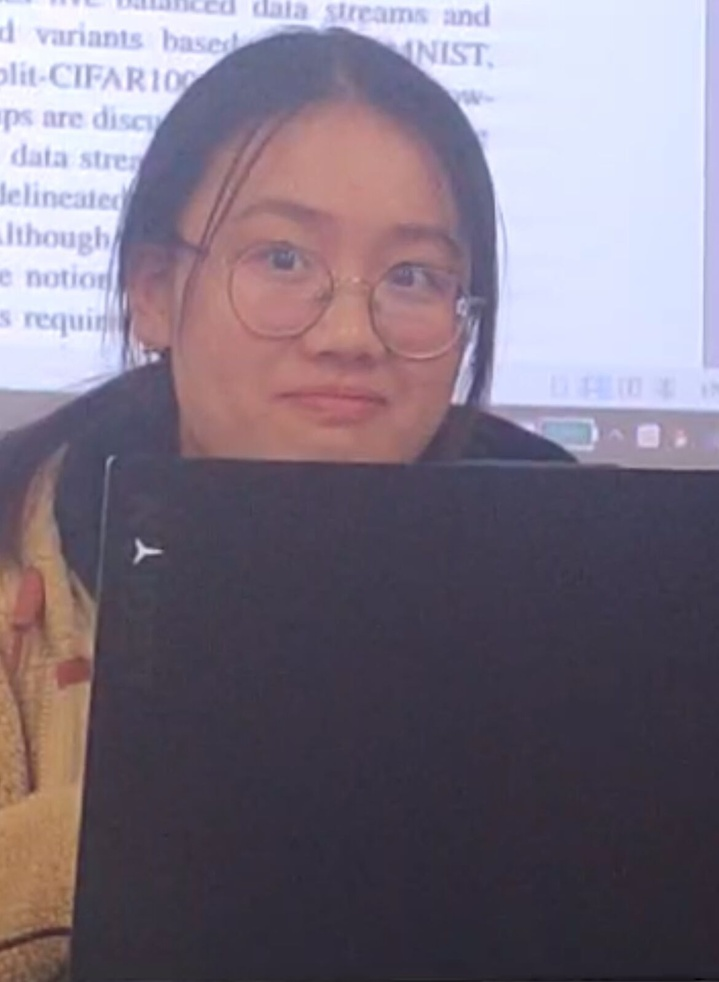
#> input picture img/cqy_smile_dataset/zen_yang.jpg, 719 x 982 px, shrunk from 1170 x 1599 before the run, found by its file name
$ jupyter execute flip.ipynb
#> lines starting #> are read from the running program, lines starting #| are printed output that depends on the picture
[cell 1]
import cv2
import numpy as np
img1 = cv2.imread('F:\\cqy_smile_dataset\\zen_yang.jpg')
#> img1 is the input picture: shape (982, 719, 3); mean B, G, R 126.2, 111.8, 121.7

#flipCode = 0，表示上下翻转
        # >0,表示左右翻转
        #《0，表示上下左右翻转

img1_ = cv2.flip(img1,0)
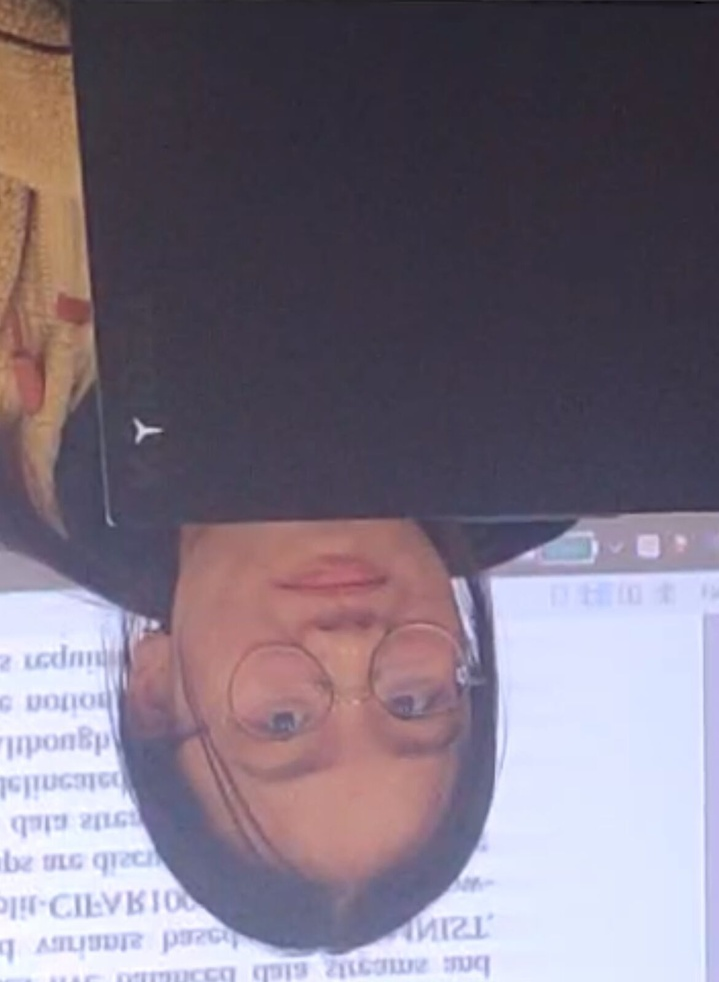
#> img1_: shape (982, 719, 3); mean B, G, R 126.2, 111.8, 121.7

cv2.imshow('img',np.hstack((img1,img1_)))
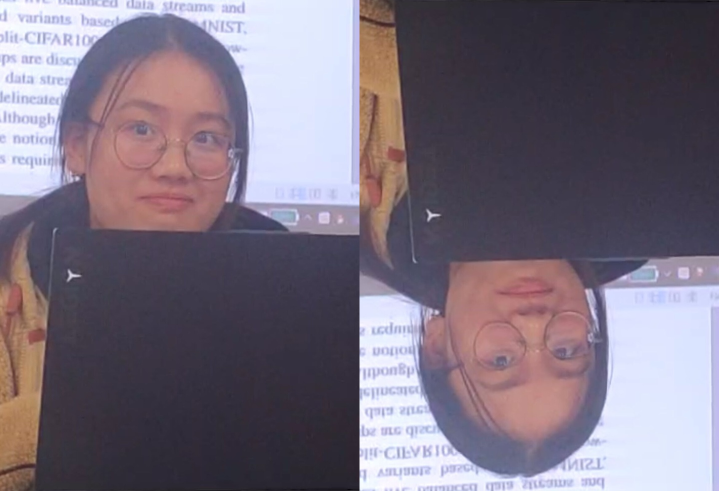
#> window 'img': shape (982, 1438, 3) (shown at 1/2 size); mean B, G, R 126.2, 111.8, 121.7

cv2.waitKey(0)
cv2.destroyAllWindows()

$ run again, with img/cqy_smile_dataset/che_di_di_wu_ji_dan.jpg copied over img/cqy_smile_dataset/zen_yang.jpg
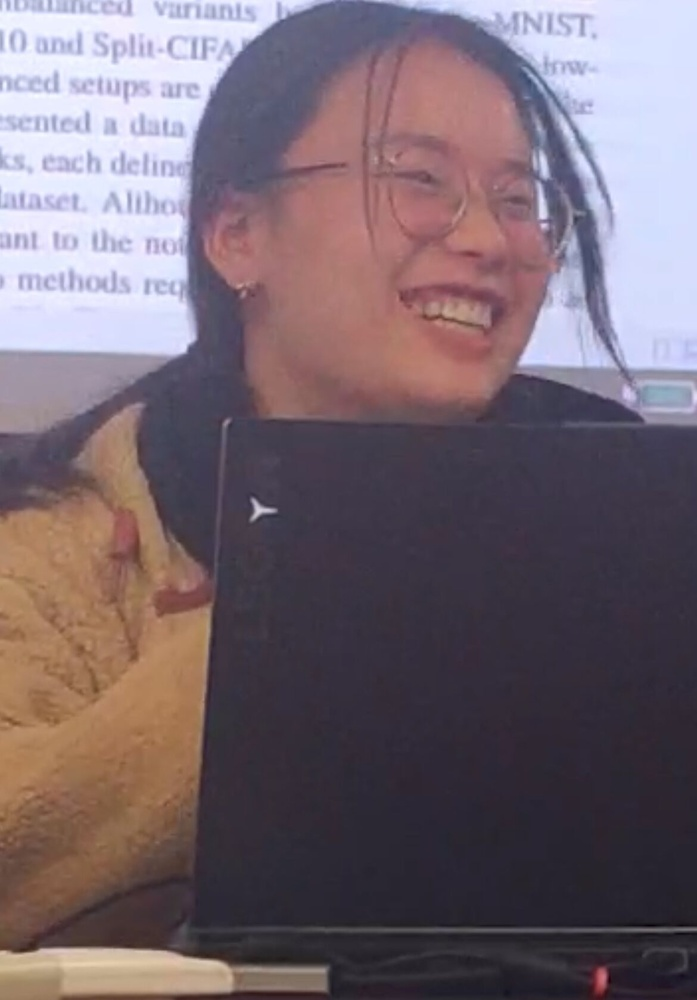
#> input picture img/cqy_smile_dataset/che_di_di_wu_ji_dan.jpg, 697 x 1000 px, shrunk from 1170 x 1678 before the run, found by its file name
#> img1 is the input picture: shape (1000, 697, 3); mean B, G, R 111.7, 102.5, 117
#> `img1_ = cv2.flip(img1,0)`:
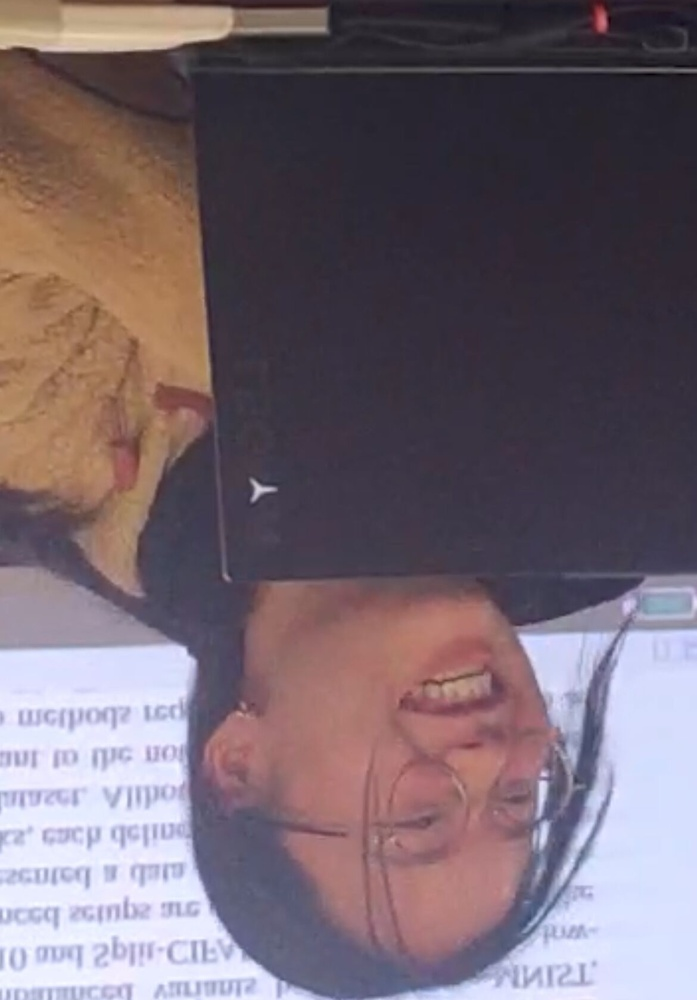
#> img1_: shape (1000, 697, 3); mean B, G, R 111.7, 102.5, 117
#> `cv2.imshow('img',np.hstack((img1,img1_)))`:
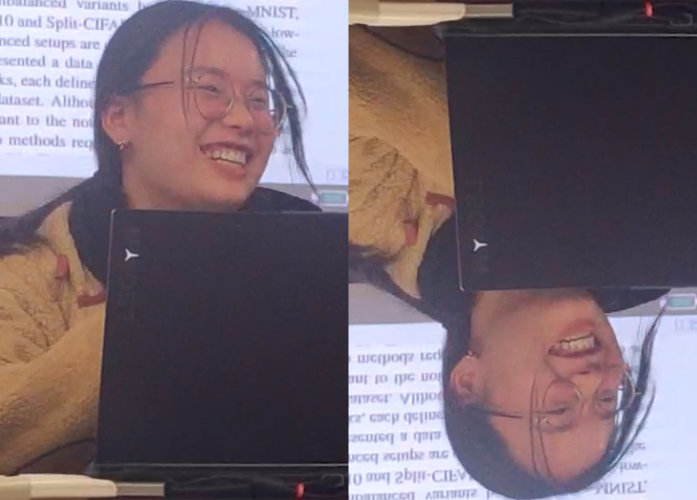
#> window 'img': shape (1000, 1394, 3) (shown at 1/2 size); mean B, G, R 111.7, 102.5, 117
